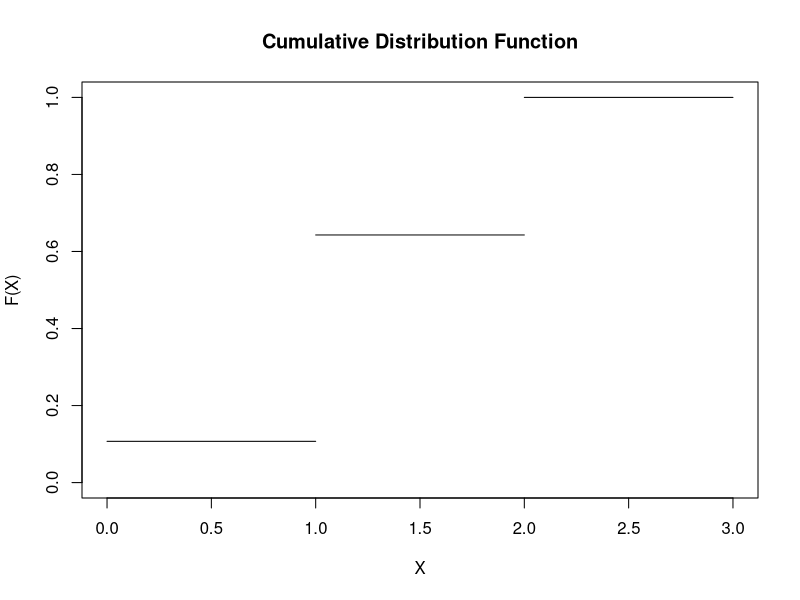

Write the R code that produced this figure.
# page number 70
library(MASS)
f = c(3/28, 15/28, 5/14)
cdf = cumsum(f)
for (i in 1:3) {
  print(paste("F(X=", i-1, ")=", fractions(cdf[i])))
}
plot(x = c(0, 1), y = c(cdf[1], cdf[1]), type = "l", col = "black", xlim = c(0, 3), ylim = c(0, 1), 
     main = "Cumulative Distribution Function", xlab = "X", ylab = "F(X)")
lines(x = c(1, 2), y = c(cdf[2], cdf[2]), type = "l", col = "black")
lines(x = c(2, 3), y = c(cdf[3], cdf[3]), type = "l", col = "black")
